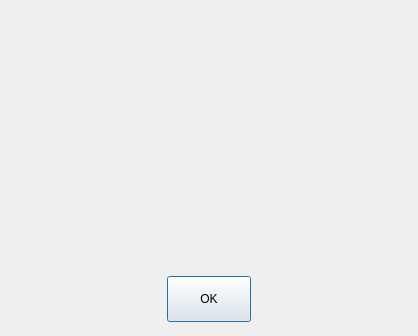
<?xml version="1.0" encoding="UTF-8"?>
<ui version="4.0">
 <class>finished_Dialog</class>
 <widget class="QDialog" name="finished_Dialog">
  <property name="geometry">
   <rect>
    <x>0</x>
    <y>0</y>
    <width>418</width>
    <height>336</height>
   </rect>
  </property>
  <property name="windowTitle">
   <string>Dialog</string>
  </property>
  <layout class="QVBoxLayout" name="verticalLayout" stretch="4,2,1">
   <property name="spacing">
    <number>0</number>
   </property>
   <property name="leftMargin">
    <number>0</number>
   </property>
   <property name="topMargin">
    <number>0</number>
   </property>
   <property name="rightMargin">
    <number>0</number>
   </property>
   <property name="bottomMargin">
    <number>14</number>
   </property>
   <item>
    <widget class="QLabel" name="finish_message">
     <property name="font">
      <font>
       <family>黑体</family>
       <pointsize>14</pointsize>
       <weight>50</weight>
       <italic>false</italic>
       <bold>false</bold>
      </font>
     </property>
     <property name="styleSheet">
      <string notr="true">font: 14pt &quot;黑体&quot;;</string>
     </property>
     <property name="text">
      <string/>
     </property>
     <property name="alignment">
      <set>Qt::AlignCenter</set>
     </property>
    </widget>
   </item>
   <item>
    <spacer name="verticalSpacer">
     <property name="orientation">
      <enum>Qt::Vertical</enum>
     </property>
     <property name="sizeHint" stdset="0">
      <size>
       <width>20</width>
       <height>68</height>
      </size>
     </property>
    </spacer>
   </item>
   <item>
    <layout class="QHBoxLayout" name="horizontalLayout" stretch="4,2,4">
     <property name="spacing">
      <number>0</number>
     </property>
     <item>
      <spacer name="horizontalSpacer">
       <property name="orientation">
        <enum>Qt::Horizontal</enum>
       </property>
       <property name="sizeHint" stdset="0">
        <size>
         <width>40</width>
         <height>20</height>
        </size>
       </property>
      </spacer>
     </item>
     <item>
      <widget class="QPushButton" name="OK_btn">
       <property name="sizePolicy">
        <sizepolicy hsizetype="Preferred" vsizetype="MinimumExpanding">
         <horstretch>0</horstretch>
         <verstretch>0</verstretch>
        </sizepolicy>
       </property>
       <property name="text">
        <string>OK</string>
       </property>
      </widget>
     </item>
     <item>
      <spacer name="horizontalSpacer_2">
       <property name="orientation">
        <enum>Qt::Horizontal</enum>
       </property>
       <property name="sizeHint" stdset="0">
        <size>
         <width>40</width>
         <height>20</height>
        </size>
       </property>
      </spacer>
     </item>
    </layout>
   </item>
  </layout>
 </widget>
 <resources/>
 <connections/>
</ui>
